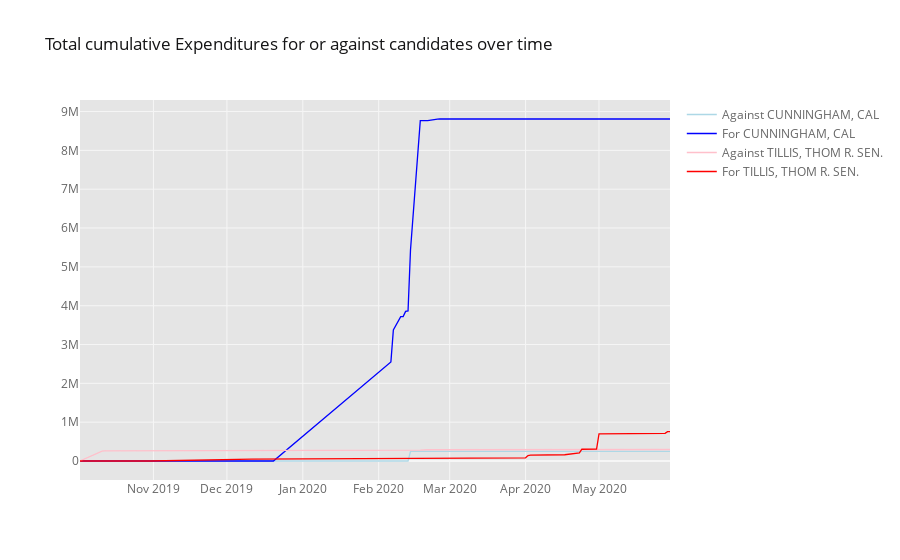

Notebook code cell kept with this figure:
### Code cell
exp_by_dt = expenditures.groupby(['TRANSACTION_DT', 'CAND_NAME', 'for_against']).agg({'TRANSACTION_AMT': 'sum'}).reset_index()
exp_by_dt = exp_by_dt.pivot_table(index='TRANSACTION_DT', columns=['CAND_NAME', 'for_against'], fill_value=0.0).droplevel(level=0, axis=1)
exp_by_dt.columns = exp_by_dt.columns.map(lambda x: x[1] + " " + x[0])
exp_by_dt.cumsum().iplot(title='Total cumulative Expenditures for or against candidates over time', colors=secondary_color_map)
